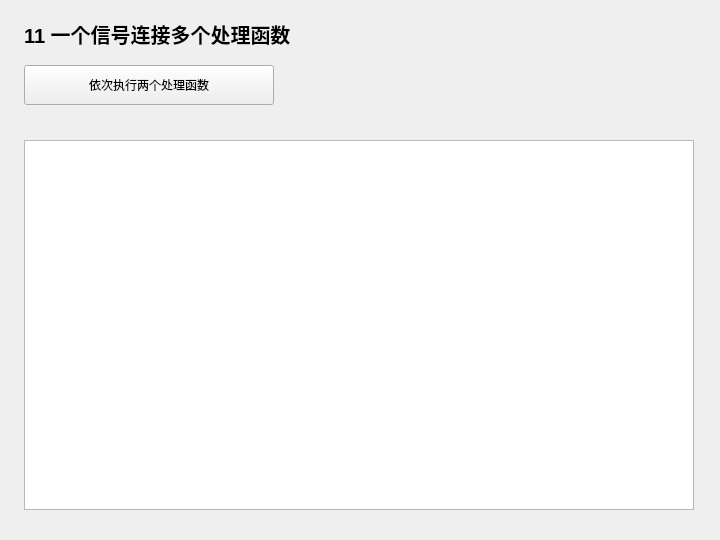
<?xml version="1.0" encoding="UTF-8"?>
<ui version="4.0">
 <class>Widget</class>
 <widget class="QWidget" name="Widget">
  <property name="geometry">
   <rect>
    <x>0</x>
    <y>0</y>
    <width>720</width>
    <height>540</height>
   </rect>
  </property>
  <property name="windowTitle">
   <string>11 一个信号连接多个处理函数</string>
  </property>
  <widget class="QLabel" name="headingLabel">
   <property name="geometry">
    <rect>
     <x>24</x>
     <y>18</y>
     <width>670</width>
     <height>32</height>
    </rect>
   </property>
   <property name="text">
    <string>11 一个信号连接多个处理函数</string>
   </property>
   <property name="font">
    <font>
     <pointsize>15</pointsize>
     <bold>true</bold>
    </font>
   </property>
  </widget>
  <widget class="QPlainTextEdit" name="outputEdit">
   <property name="geometry">
    <rect>
     <x>24</x>
     <y>140</y>
     <width>670</width>
     <height>370</height>
    </rect>
   </property>
   <property name="readOnly">
    <bool>true</bool>
   </property>
  </widget>
  <widget class="QPushButton" name="runButton">
   <property name="geometry">
    <rect>
     <x>24</x>
     <y>65</y>
     <width>250</width>
     <height>40</height>
    </rect>
   </property>
   <property name="text">
    <string>依次执行两个处理函数</string>
   </property>
  </widget>
 </widget>
 <resources />
 <connections />
</ui>
